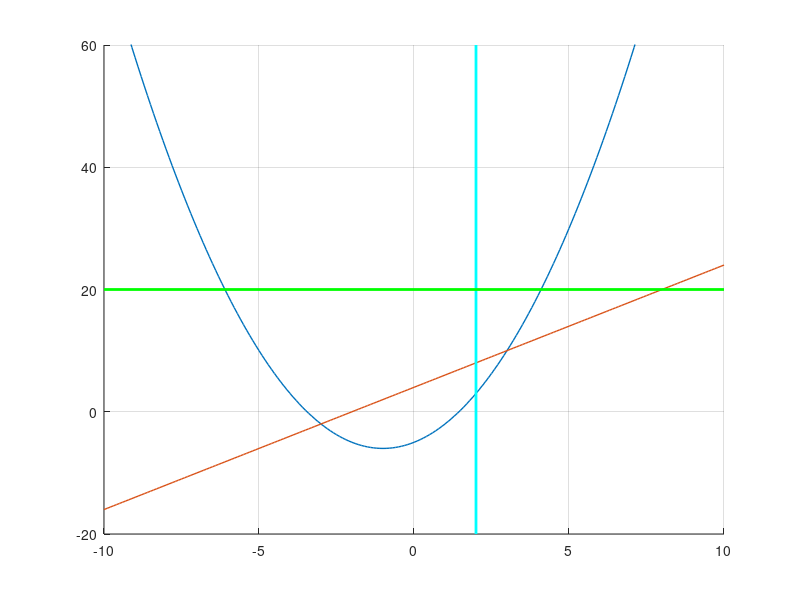

This chart was generated by the following MATLAB code:
% clear all -> limpa cache, usar clearvars ou clear variables
% clearvars -global ou clear global

%% plot
clearvars
close all
clc

x = 0:0.1:5;
y = x.^2 - 2.*x + 5;

% x limitado de 0 a 5
% plot(x,y)

%% para limitar manualmente

x = -5:0.1:5;
y = x.^2 - 2.*x - 5;

% plot(x,y)
xlim([-10 10]); % limita eixo-x
ylim([-10 10]); % limita eixo-y
grid

%% especificadores de linha

x = -5:1:5;
y= x.^2 - 2.*x - 5;

% plot(x,y, '-.m', 'LineWidth', 3)

xlim([-10 10]); % limita eixo-x
ylim([-10 10]); % limita eixo-y
grid

%% funções no mesmo graf (com trigonométricas)

% Em graus
t = 0:0.1:6*pi;

% Em rad
x = 0:0.1:20;

y = sin(x);
z = cos(x);

% plot(x, y, 'r', x, z, 'g');
grid

%% Retas horizontais e verticais

% Horizontal
xlim([-10 10]);
% plot([xlim], [2,2], 'g', 'LineWidth', 2);
grid

% hold on pra segurar os gráficos
hold on
% Vertical
ylim([-10 10]);
% plot([2,2], [ylim], 'c', 'LineWidth', 2)
% grid % desliga de deixar (toggle)

% para de segurar os grafs para não acumular outros
hold off

%% colocando varios grafs

x = -10:0.1:10;

y = x.^2 + 2.*x - 5;
z = 2.*x + 4;
xlim([-10 10]);
ylim([-20 60]);

hold on
plot(x,y,'LineWidth', 1) % 
plot(x,z,'LineWidth', 1) % reta
plot([2,2], [ylim], 'c', 'LineWidth', 2) % linha vertical
plot([xlim], [20,20], 'g', 'LineWidth', 2); % linha horizontal
grid on
hold off

